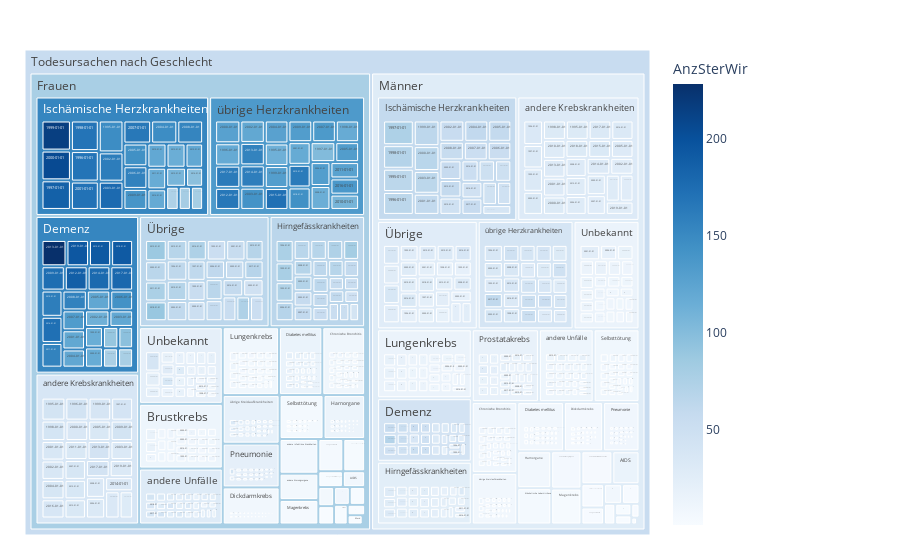

The notebook cell saved with this chart:
### Code cell
df = data2betested
fig = px.treemap(df, path=[px.Constant("Todesursachen nach Geschlecht"), 'Geschlecht', 'Todesursache', 'StichtagDatJahr'], values='AnzSterWir',
                color='AnzSterWir', hover_data=['Todesursache'],
                color_continuous_scale='blues')
                #color_continuous_midpoint=np.average(df['AnzBestWir'], weights=df['AnzBestWir']))
fig.update_traces(root_color="lightgrey")
fig.update_layout(margin = dict(t=50, l=25, r=250, b=25))
fig.show()

### Figure 1 — Plotly figure (JSON) as saved in the notebook; plotly's stock layout.template omitted (floating-point values rounded to 4 significant figures; data arrays with more than 128 entries replaced by an {"elided": "..."} marker saying what was removed)
{"data": [{"branchvalues": "total", "customdata": {"elided": "1562x2 mixed values"}, "domain": {"x": [0, 1], "y": [0, 1]}, "hovertemplate": "labels=%{label}<br>AnzSterWir_sum=%{value}<br>parent=%{parent}<br>id=%{id}<br>Todesursache=%{customdata[0]}<br>AnzSterWir=%{color}<extra></extra>", "ids": {"elided": "1562 str values"}, "labels": {"elided": "1562 str values"}, "marker": {"coloraxis": "coloraxis", "colors": {"elided": "1562 float values"}}, "name": "", "parents": {"elided": "1562 str values"}, "root": {"color": "lightgrey"}, "type": "treemap", "values": {"elided": "1562 int values"}}], "layout": {"autosize": true, "coloraxis": {"colorbar": {"title": {"text": "AnzSterWir"}}, "colorscale": [[0, "rgb(247,251,255)"], [0.125, "rgb(222,235,247)"], [0.25, "rgb(198,219,239)"], [0.375, "rgb(158,202,225)"], [0.5, "rgb(107,174,214)"], [0.625, "rgb(66,146,198)"], [0.75, "rgb(33,113,181)"], [0.875, "rgb(8,81,156)"], [1, "rgb(8,48,107)"]]}, "legend": {"tracegroupgap": 0}, "margin": {"b": 25, "l": 25, "r": 250, "t": 50}}}
